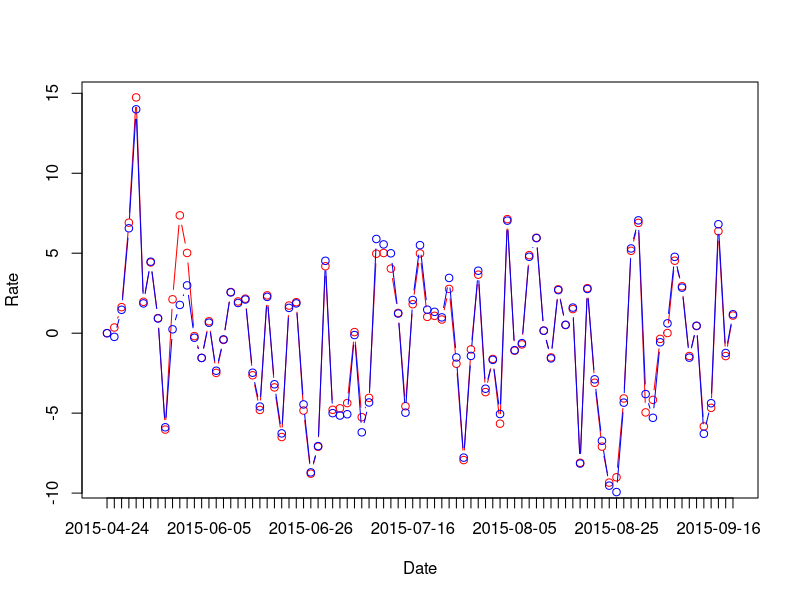
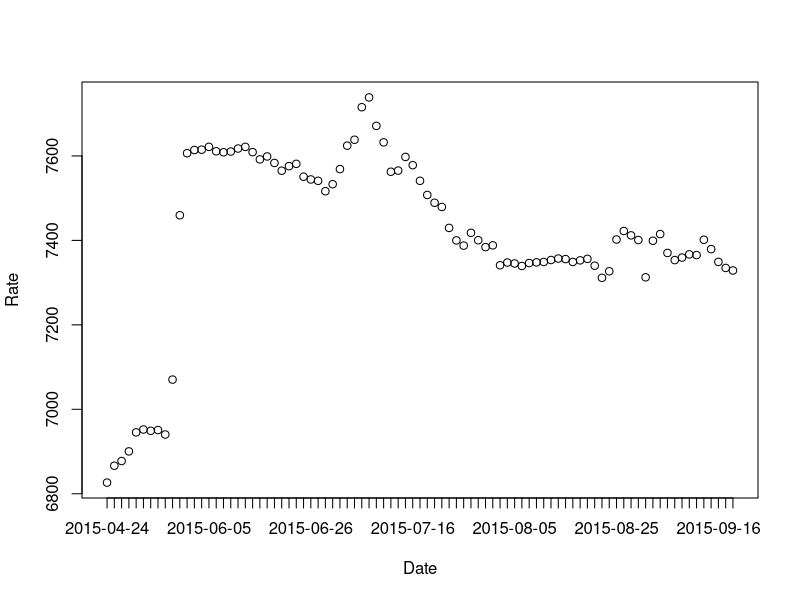
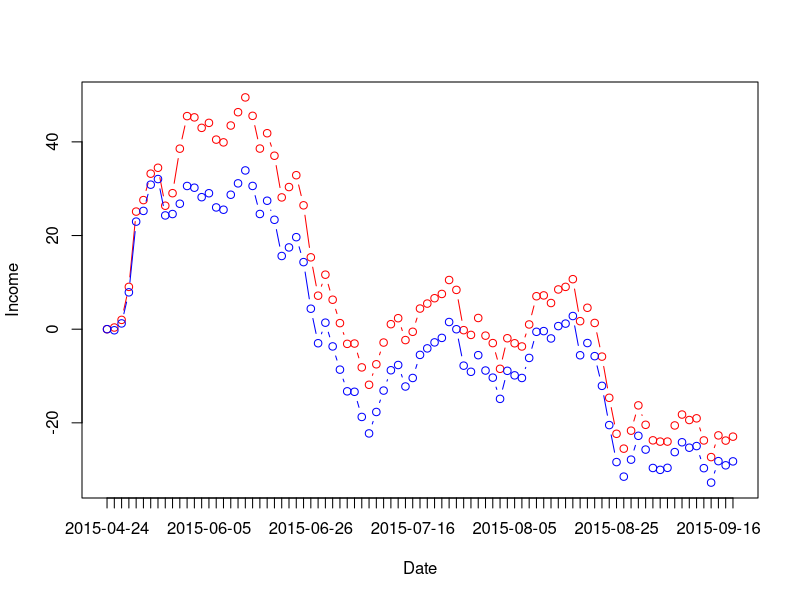

Here is the R script that generated these plots, in order:
i100 <- read.table("i100.csv", sep=',', header=TRUE, stringsAsFactors=FALSE)
i100 <- na.omit(i100)
i100$Date <- as.Date(i100$Date, "%Y/%m/%d")
i100 <- i100[order(i100$Date),]

for (i in 2:length(i100$Date)) i100[i, "IndexRate"] <- (i100[i, "Close"] / i100[i - 1, "Close"] - 1) * 100
i100[1, "IndexRate"] <- 0
for (i in 2:length(i100$Date)) i100[i, "FundRate"] <- (i100[i, "Net"] / i100[i - 1, "Net"] - 1) * 100
i100[1, "FundRate"] <- 0

plot(i100$IndexRate, type='b', col='red', xaxt='n', xlab='Date', ylab='Rate')
lines(i100$FundRate, type='b', col='blue')
axis(1, 1:length(i100$Date), labels=i100$Date)

i100$FixRate <- i100$Close/i100$Net
dev.new()
plot(i100$FixRate, xaxt='n', xlab='Date', ylab='Rate')
axis(1, 1:length(i100$Date), labels=i100$Date)

start <- 1
i100$IndexIncome <- (i100$Close / i100[start, 'Close'] - 1) * 100
i100$FundIncome <- (i100$Net /i100[start, 'Net'] - 1) * 100
max4p <- max(i100$IndexIncome, i100$FundIncome)
min4p <- min(i100$IndexIncome, i100$FundIncome)
dev.new()
plot(i100$IndexIncome, type='b', col='red', xaxt='n', xlab='Date', ylab='Income', ylim=c(min4p, max4p))
lines(i100$FundIncome, type='b', col='blue')
axis(1, 1:length(i100$Date), labels=i100$Date)

